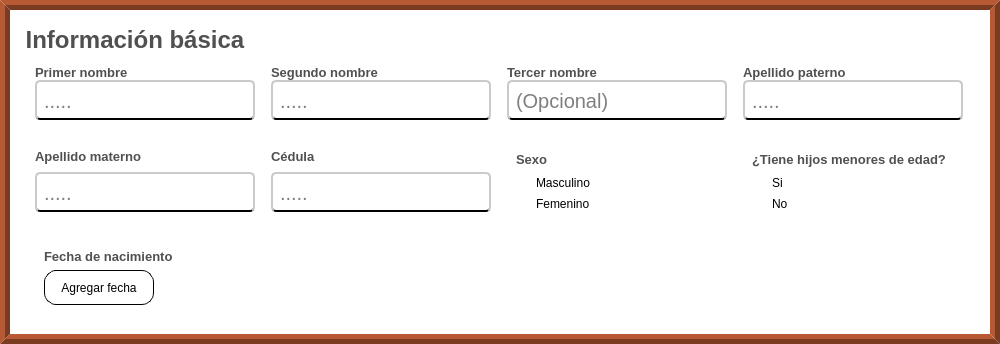
              <widget class="QFrame" name="info_basica">
               <property name="sizePolicy">
                <sizepolicy hsizetype="Preferred" vsizetype="Preferred">
                 <horstretch>0</horstretch>
                 <verstretch>10</verstretch>
                </sizepolicy>
               </property>
               <property name="minimumSize">
                <size>
                 <width>1000</width>
                 <height>330</height>
                </size>
               </property>
               <property name="styleSheet">
                <string notr="true">QFrame{
	background-color: rgb(255, 255, 255);
	border:10px ridge rgb(122, 59, 33);
}</string>
               </property>
               <property name="frameShape">
                <enum>QFrame::NoFrame</enum>
               </property>
               <property name="frameShadow">
                <enum>QFrame::Raised</enum>
               </property>
               <layout class="QVBoxLayout" name="verticalLayout_4">
                <property name="leftMargin">
                 <number>9</number>
                </property>
                <property name="topMargin">
                 <number>20</number>
                </property>
                <item>
                 <widget class="QLabel" name="label_titulo_del_segmento_info_basica">
                  <property name="maximumSize">
                   <size>
                    <width>16777215</width>
                    <height>20</height>
                   </size>
                  </property>
                  <property name="font">
                   <font>
                    <family>Arial</family>
                    <pointsize>18</pointsize>
                    <weight>75</weight>
                    <bold>true</bold>
                   </font>
                  </property>
                  <property name="styleSheet">
                   <string notr="true">QLabel{
	
	
	color: rgb(80, 80, 80);
	border:none;
	border-color: #ffffff;


}
</string>
                  </property>
                  <property name="text">
                   <string> Información básica</string>
                  </property>
                  <property name="scaledContents">
                   <bool>false</bool>
                  </property>
                 </widget>
                </item>
                <item>
                 <widget class="QFrame" name="preguntas_info_basica">
                  <property name="styleSheet">
                   <string notr="true">QFrame{border:none;}</string>
                  </property>
                  <property name="frameShape">
                   <enum>QFrame::NoFrame</enum>
                  </property>
                  <property name="frameShadow">
                   <enum>QFrame::Plain</enum>
                  </property>
                  <layout class="QGridLayout" name="gridLayout">
                   <property name="horizontalSpacing">
                    <number>9</number>
                   </property>
                   <property name="verticalSpacing">
                    <number>20</number>
                   </property>
                   <item row="0" column="0">
                    <layout class="QVBoxLayout" name="verticalLayout_12">
                     <property name="spacing">
                      <number>0</number>
                     </property>
                     <item>
                      <widget class="QLabel" name="label_primer_nombre">
                       <property name="minimumSize">
                        <size>
                         <width>0</width>
                         <height>0</height>
                        </size>
                       </property>
                       <property name="maximumSize">
                        <size>
                         <width>16777215</width>
                         <height>20</height>
                        </size>
                       </property>
                       <property name="font">
                        <font>
                         <family>Arial</family>
                         <pointsize>10</pointsize>
                         <weight>75</weight>
                         <bold>true</bold>
                        </font>
                       </property>
                       <property name="styleSheet">
                        <string notr="true">QLabel{
		
	color: rgb(80, 80, 80);

	border-color: #ffffff;


}
</string>
                       </property>
                       <property name="text">
                        <string>Primer nombre</string>
                       </property>
                       <property name="scaledContents">
                        <bool>true</bool>
                       </property>
                      </widget>
                     </item>
                     <item>
                      <widget class="QLineEdit" name="input_primer_nombre">
                       <property name="sizePolicy">
                        <sizepolicy hsizetype="Fixed" vsizetype="Fixed">
                         <horstretch>0</horstretch>
                         <verstretch>0</verstretch>
                        </sizepolicy>
                       </property>
                       <property name="minimumSize">
                        <size>
                         <width>220</width>
                         <height>40</height>
                        </size>
                       </property>
                       <property name="font">
                        <font>
                         <family>Arial</family>
                         <pointsize>15</pointsize>
                        </font>
                       </property>
                       <property name="styleSheet">
                        <string notr="true">QLineEdit{
	
	background-color: rgb(255, 255, 255);
	border-radius:5px;
	padding-left: 5px;
 padding-right:5px;
	padding-top:1px;
	border-bottom:2px solid black  ;
	border-top: 2px solid rgb(202, 202, 202);
	border-left: 2px solid rgb(202, 202, 202);
	border-right: 2px solid rgb(202, 202, 202);

}

QLineEdit:focus{

	border: 2px solid rgb(17, 192, 255)



}
</string>
                       </property>
                       <property name="placeholderText">
                        <string>.....</string>
                       </property>
                      </widget>
                     </item>
                    </layout>
                   </item>
                   <item row="0" column="1">
                    <layout class="QVBoxLayout" name="verticalLayout_13">
                     <property name="spacing">
                      <number>0</number>
                     </property>
                     <item alignment="Qt::AlignLeft">
                      <widget class="QLabel" name="label_segundo_nombre">
                       <property name="minimumSize">
                        <size>
                         <width>0</width>
                         <height>0</height>
                        </size>
                       </property>
                       <property name="maximumSize">
                        <size>
                         <width>16777215</width>
                         <height>20</height>
                        </size>
                       </property>
                       <property name="font">
                        <font>
                         <family>Arial</family>
                         <pointsize>10</pointsize>
                         <weight>75</weight>
                         <bold>true</bold>
                        </font>
                       </property>
                       <property name="styleSheet">
                        <string notr="true">QLabel{
		
	color: rgb(80, 80, 80);

	border-color: #ffffff;


}
</string>
                       </property>
                       <property name="text">
                        <string>Segundo nombre</string>
                       </property>
                       <property name="textFormat">
                        <enum>Qt::PlainText</enum>
                       </property>
                       <property name="scaledContents">
                        <bool>true</bool>
                       </property>
                      </widget>
                     </item>
                     <item>
                      <widget class="QLineEdit" name="input_segundo_nombre">
                       <property name="sizePolicy">
                        <sizepolicy hsizetype="Fixed" vsizetype="Fixed">
                         <horstretch>0</horstretch>
                         <verstretch>0</verstretch>
                        </sizepolicy>
                       </property>
                       <property name="minimumSize">
                        <size>
                         <width>220</width>
                         <height>40</height>
                        </size>
                       </property>
                       <property name="font">
                        <font>
                         <family>Arial</family>
                         <pointsize>15</pointsize>
                        </font>
                       </property>
                       <property name="styleSheet">
                        <string notr="true">QLineEdit{
	
	background-color: rgb(255, 255, 255);
	border-radius:5px;
	padding-left: 5px;
 padding-right:5px;
	padding-top:1px;
	border-bottom:2px solid black  ;
	border-top: 2px solid rgb(202, 202, 202);
	border-left: 2px solid rgb(202, 202, 202);
	border-right: 2px solid rgb(202, 202, 202);

}

QLineEdit:focus{

	border: 2px solid rgb(17, 192, 255)



}
</string>
                       </property>
                       <property name="placeholderText">
                        <string>.....</string>
                       </property>
                      </widget>
                     </item>
                    </layout>
                   </item>
                   <item row="0" column="2">
                    <layout class="QVBoxLayout" name="verticalLayout_17">
                     <property name="spacing">
                      <number>0</number>
                     </property>
                     <item alignment="Qt::AlignLeft">
                      <widget class="QLabel" name="label_tercer_nombre">
                       <property name="minimumSize">
                        <size>
                         <width>0</width>
                         <height>0</height>
                        </size>
                       </property>
                       <property name="maximumSize">
                        <size>
                         <width>16777215</width>
                         <height>20</height>
                        </size>
                       </property>
                       <property name="font">
                        <font>
                         <family>Arial</family>
                         <pointsize>10</pointsize>
                         <weight>75</weight>
                         <bold>true</bold>
                        </font>
                       </property>
                       <property name="styleSheet">
                        <string notr="true">QLabel{
		
	color: rgb(80, 80, 80);

	border-color: #ffffff;


}
</string>
                       </property>
                       <property name="text">
                        <string>Tercer nombre</string>
                       </property>
                       <property name="textFormat">
                        <enum>Qt::PlainText</enum>
                       </property>
                       <property name="scaledContents">
                        <bool>true</bool>
                       </property>
                      </widget>
                     </item>
                     <item>
                      <widget class="QLineEdit" name="input_tercer_nombre">
                       <property name="sizePolicy">
                        <sizepolicy hsizetype="Fixed" vsizetype="Fixed">
                         <horstretch>0</horstretch>
                         <verstretch>0</verstretch>
                        </sizepolicy>
                       </property>
                       <property name="minimumSize">
                        <size>
                         <width>220</width>
                         <height>40</height>
                        </size>
                       </property>
                       <property name="font">
                        <font>
                         <family>Arial</family>
                         <pointsize>15</pointsize>
                        </font>
                       </property>
                       <property name="styleSheet">
                        <string notr="true">QLineEdit{
	
	background-color: rgb(255, 255, 255);
	border-radius:5px;
	padding-left: 5px;
 padding-right:5px;
	padding-top:1px;
	border-bottom:2px solid black  ;
	border-top: 2px solid rgb(202, 202, 202);
	border-left: 2px solid rgb(202, 202, 202);
	border-right: 2px solid rgb(202, 202, 202);

}

QLineEdit:focus{

	border: 2px solid rgb(17, 192, 255)



}
</string>
                       </property>
                       <property name="placeholderText">
                        <string>(Opcional)</string>
                       </property>
                      </widget>
                     </item>
                    </layout>
                   </item>
                   <item row="0" column="3">
                    <layout class="QVBoxLayout" name="verticalLayout_14">
                     <property name="spacing">
                      <number>0</number>
                     </property>
                     <item alignment="Qt::AlignLeft">
                      <widget class="QLabel" name="label_apellido_paterno">
                       <property name="minimumSize">
                        <size>
                         <width>0</width>
                         <height>0</height>
                        </size>
                       </property>
                       <property name="maximumSize">
                        <size>
                         <width>16777215</width>
                         <height>20</height>
                        </size>
                       </property>
                       <property name="font">
                        <font>
                         <family>Arial</family>
                         <pointsize>10</pointsize>
                         <weight>75</weight>
                         <bold>true</bold>
                        </font>
                       </property>
                       <property name="styleSheet">
                        <string notr="true">QLabel{
		
	color: rgb(80, 80, 80);

	border-color: #ffffff;


}
</string>
                       </property>
                       <property name="text">
                        <string>Apellido paterno</string>
                       </property>
                       <property name="textFormat">
                        <enum>Qt::PlainText</enum>
                       </property>
                       <property name="scaledContents">
                        <bool>true</bool>
                       </property>
                      </widget>
                     </item>
                     <item>
                      <widget class="QLineEdit" name="input_apellido_paterno">
                       <property name="sizePolicy">
                        <sizepolicy hsizetype="Fixed" vsizetype="Fixed">
                         <horstretch>0</horstretch>
                         <verstretch>0</verstretch>
                        </sizepolicy>
                       </property>
                       <property name="minimumSize">
                        <size>
                         <width>220</width>
                         <height>40</height>
                        </size>
                       </property>
                       <property name="font">
                        <font>
                         <family>Arial</family>
                         <pointsize>15</pointsize>
                        </font>
                       </property>
                       <property name="styleSheet">
                        <string notr="true">QLineEdit{
	
	background-color: rgb(255, 255, 255);
	border-radius:5px;
	padding-left: 5px;
 padding-right:5px;
	padding-top:1px;
	border-bottom:2px solid black  ;
	border-top: 2px solid rgb(202, 202, 202);
	border-left: 2px solid rgb(202, 202, 202);
	border-right: 2px solid rgb(202, 202, 202);

}

QLineEdit:focus{

	border: 2px solid rgb(17, 192, 255)



}
</string>
                       </property>
                       <property name="placeholderText">
                        <string>.....</string>
                       </property>
                      </widget>
                     </item>
                    </layout>
                   </item>
                   <item row="1" column="0">
                    <layout class="QVBoxLayout" name="verticalLayout_16">
                     <property name="spacing">
                      <number>0</number>
                     </property>
                     <item alignment="Qt::AlignLeft">
                      <widget class="QLabel" name="label_apellido_materno">
                       <property name="minimumSize">
                        <size>
                         <width>0</width>
                         <height>0</height>
                        </size>
                       </property>
                       <property name="maximumSize">
                        <size>
                         <width>16777215</width>
                         <height>20</height>
                        </size>
                       </property>
                       <property name="font">
                        <font>
                         <family>Arial</family>
                         <pointsize>10</pointsize>
                         <weight>75</weight>
                         <bold>true</bold>
                        </font>
                       </property>
                       <property name="styleSheet">
                        <string notr="true">QLabel{
		
	color: rgb(80, 80, 80);

	border-color: #ffffff;


}
</string>
                       </property>
                       <property name="text">
                        <string>Apellido materno</string>
                       </property>
                       <property name="textFormat">
                        <enum>Qt::PlainText</enum>
                       </property>
                       <property name="scaledContents">
                        <bool>true</bool>
                       </property>
                      </widget>
                     </item>
                     <item>
                      <widget class="QLineEdit" name="input_apellido_materno">
                       <property name="sizePolicy">
                        <sizepolicy hsizetype="Fixed" vsizetype="Fixed">
                         <horstretch>0</horstretch>
                         <verstretch>0</verstretch>
                        </sizepolicy>
                       </property>
                       <property name="minimumSize">
                        <size>
                         <width>220</width>
                         <height>40</height>
                        </size>
                       </property>
                       <property name="font">
                        <font>
                         <family>Arial</family>
                         <pointsize>15</pointsize>
                        </font>
                       </property>
                       <property name="styleSheet">
                        <string notr="true">QLineEdit{
	
	background-color: rgb(255, 255, 255);
	border-radius:5px;
	padding-left: 5px;
 padding-right:5px;
	padding-top:1px;
	border-bottom:2px solid black  ;
	border-top: 2px solid rgb(202, 202, 202);
	border-left: 2px solid rgb(202, 202, 202);
	border-right: 2px solid rgb(202, 202, 202);

}

QLineEdit:focus{

	border: 2px solid rgb(17, 192, 255)



}
</string>
                       </property>
                       <property name="placeholderText">
                        <string>.....</string>
                       </property>
                      </widget>
                     </item>
                    </layout>
                   </item>
                   <item row="1" column="1">
                    <layout class="QVBoxLayout" name="verticalLayout_15">
                     <property name="spacing">
                      <number>0</number>
                     </property>
                     <item alignment="Qt::AlignLeft">
                      <widget class="QLabel" name="label_cedula">
                       <property name="minimumSize">
                        <size>
                         <width>0</width>
                         <height>0</height>
                        </size>
                       </property>
                       <property name="maximumSize">
                        <size>
                         <width>16777215</width>
                         <height>20</height>
                        </size>
                       </property>
                       <property name="font">
                        <font>
                         <family>Arial</family>
                         <pointsize>10</pointsize>
                         <weight>75</weight>
                         <bold>true</bold>
                        </font>
                       </property>
                       <property name="styleSheet">
                        <string notr="true">QLabel{
		
	color: rgb(80, 80, 80);

	border-color: #ffffff;


}
</string>
                       </property>
                       <property name="text">
                        <string>Cédula</string>
                       </property>
                       <property name="textFormat">
                        <enum>Qt::PlainText</enum>
                       </property>
                       <property name="scaledContents">
                        <bool>true</bool>
                       </property>
                      </widget>
                     </item>
                     <item>
                      <widget class="QLineEdit" name="input_cedula">
                       <property name="sizePolicy">
                        <sizepolicy hsizetype="Fixed" vsizetype="Fixed">
                         <horstretch>0</horstretch>
                         <verstretch>20</verstretch>
                        </sizepolicy>
                       </property>
                       <property name="minimumSize">
                        <size>
                         <width>220</width>
                         <height>40</height>
                        </size>
                       </property>
                       <property name="font">
                        <font>
                         <family>Arial</family>
                         <pointsize>15</pointsize>
                        </font>
                       </property>
                       <property name="styleSheet">
                        <string notr="true">QLineEdit{
	
	background-color: rgb(255, 255, 255);
	border-radius:5px;
	padding-left: 5px;
 padding-right:5px;
	padding-top:1px;
	border-bottom:2px solid black  ;
	border-top: 2px solid rgb(202, 202, 202);
	border-left: 2px solid rgb(202, 202, 202);
	border-right: 2px solid rgb(202, 202, 202);

}

QLineEdit:focus{

	border: 2px solid rgb(17, 192, 255)



}
</string>
                       </property>
                       <property name="placeholderText">
                        <string>.....</string>
                       </property>
                      </widget>
                     </item>
                    </layout>
                   </item>
                   <item row="1" column="2">
                    <widget class="QFrame" name="espacio_sexo">
                     <property name="minimumSize">
                      <size>
                       <width>0</width>
                       <height>0</height>
                      </size>
                     </property>
                     <property name="maximumSize">
                      <size>
                       <width>16777215</width>
                       <height>100</height>
                      </size>
                     </property>
                     <property name="styleSheet">
                      <string notr="true">border:none;</string>
                     </property>
                     <layout class="QVBoxLayout" name="verticalLayout_5">
                      <item>
                       <widget class="QLabel" name="label_sexo">
                        <property name="minimumSize">
                         <size>
                          <width>0</width>
                          <height>20</height>
                         </size>
                        </property>
                        <property name="maximumSize">
                         <size>
                          <width>16777215</width>
                          <height>20</height>
                         </size>
                        </property>
                        <property name="font">
                         <font>
                          <family>Arial</family>
                          <pointsize>10</pointsize>
                          <weight>75</weight>
                          <bold>true</bold>
                         </font>
                        </property>
                        <property name="styleSheet">
                         <string notr="true">QLabel{
		
	color: rgb(80, 80, 80);

	border-color: #ffffff;


}
</string>
                        </property>
                        <property name="text">
                         <string>Sexo</string>
                        </property>
                        <property name="scaledContents">
                         <bool>false</bool>
                        </property>
                       </widget>
                      </item>
                      <item alignment="Qt::AlignLeft">
                       <widget class="QRadioButton" name="input_sexo_masculino">
                        <property name="styleSheet">
                         <string notr="true">QRadioButton{

	background:transparent;
	font: 75 10pt &quot;Arial&quot;;
	border-color:#ffffff;

}</string>
                        </property>
                        <property name="text">
                         <string>Masculino</string>
                        </property>
                       </widget>
                      </item>
                      <item alignment="Qt::AlignLeft">
                       <widget class="QRadioButton" name="input_sexo_femenino">
                        <property name="styleSheet">
                         <string notr="true">QRadioButton{

	background:transparent;
	font: 75 10pt &quot;Arial&quot;;
	border-color:#ffffff;

}</string>
                        </property>
                        <property name="text">
                         <string>Femenino</string>
                        </property>
                       </widget>
                      </item>
                     </layout>
                    </widget>
                   </item>
                   <item row="1" column="3">
                    <widget class="QFrame" name="espacio_hijos">
                     <property name="maximumSize">
                      <size>
                       <width>250</width>
                       <height>100</height>
                      </size>
                     </property>
                     <property name="styleSheet">
                      <string notr="true">border:none;</string>
                     </property>
                     <layout class="QVBoxLayout" name="verticalLayout_6">
                      <item>
                       <widget class="QLabel" name="label_tiene_hijos">
                        <property name="font">
                         <font>
                          <family>Arial</family>
                          <pointsize>10</pointsize>
                          <weight>75</weight>
                          <bold>true</bold>
                         </font>
                        </property>
                        <property name="styleSheet">
                         <string notr="true">QLabel{
		
	color: rgb(80, 80, 80);

	border-color: #ffffff;


}
</string>
                        </property>
                        <property name="text">
                         <string>¿Tiene hijos menores de edad?</string>
                        </property>
                        <property name="scaledContents">
                         <bool>false</bool>
                        </property>
                       </widget>
                      </item>
                      <item>
                       <widget class="QRadioButton" name="input_si">
                        <property name="minimumSize">
                         <size>
                          <width>0</width>
                          <height>0</height>
                         </size>
                        </property>
                        <property name="maximumSize">
                         <size>
                          <width>50</width>
                          <height>16777215</height>
                         </size>
                        </property>
                        <property name="styleSheet">
                         <string notr="true">QRadioButton{

	background:transparent;
	font: 75 10pt &quot;Arial&quot;;
	border-color:#ffffff;

}</string>
                        </property>
                        <property name="text">
                         <string>Si</string>
                        </property>
                       </widget>
                      </item>
                      <item>
                       <widget class="QRadioButton" name="input_no">
                        <property name="minimumSize">
                         <size>
                          <width>0</width>
                          <height>0</height>
                         </size>
                        </property>
                        <property name="maximumSize">
                         <size>
                          <width>50</width>
                          <height>16777215</height>
                         </size>
                        </property>
                        <property name="styleSheet">
                         <string notr="true">QRadioButton{

	background:transparent;
	font: 75 10pt &quot;Arial&quot;;
	border-color:#ffffff;

}</string>
                        </property>
                        <property name="text">
                         <string>No</string>
                        </property>
                       </widget>
                      </item>
                     </layout>
                    </widget>
                   </item>
                   <item row="2" column="0">
                    <widget class="QFrame" name="espacio_fecha_nacimiento">
                     <property name="maximumSize">
                      <size>
                       <width>16777215</width>
                       <height>100</height>
                      </size>
                     </property>
                     <property name="styleSheet">
                      <string notr="true">border:none;</string>
                     </property>
                     <layout class="QGridLayout" name="gridLayout_2">
                      <item row="0" column="0" colspan="2" alignment="Qt::AlignLeft">
                       <widget class="QLabel" name="label_fecha_de_nacimiento">
                        <property name="font">
                         <font>
                          <family>Arial</family>
                          <pointsize>10</pointsize>
                          <weight>75</weight>
                          <bold>true</bold>
                         </font>
                        </property>
                        <property name="styleSheet">
                         <string notr="true">QLabel{
		
	color: rgb(80, 80, 80);

	border-color: #ffffff;


}
</string>
                        </property>
                        <property name="text">
                         <string>Fecha de nacimiento</string>
                        </property>
                        <property name="scaledContents">
                         <bool>false</bool>
                        </property>
                       </widget>
                      </item>
                      <item row="1" column="0">
                       <widget class="QPushButton" name="boton_para_agregar_fecha">
                        <property name="minimumSize">
                         <size>
                          <width>110</width>
                          <height>35</height>
                         </size>
                        </property>
                        <property name="cursor">
                         <cursorShape>PointingHandCursor</cursorShape>
                        </property>
                        <property name="styleSheet">
                         <string notr="true">QPushButton{

	border: 1px solid black;
	border-radius:12px;
	background-color: rgb(255, 255, 255);
}

QPushButton:hover{

	background-color: rgb(199, 199, 199)
}</string>
                        </property>
                        <property name="text">
                         <string>Agregar fecha</string>
                        </property>
                        <property name="icon">
                         <iconset>
                          <normaloff>../recursos_de_imagenes/iconos_de_interfaz/calendario.png</normaloff>../recursos_de_imagenes/iconos_de_interfaz/calendario.png</iconset>
                        </property>
                        <property name="iconSize">
                         <size>
                          <width>20</width>
                          <height>20</height>
                         </size>
                        </property>
                       </widget>
                      </item>
                      <item row="1" column="1">
                       <widget class="QLabel" name="label_mostrar_fecha">
                        <property name="font">
                         <font>
                          <family>Arial</family>
                          <pointsize>10</pointsize>
                          <weight>75</weight>
                          <bold>true</bold>
                         </font>
                        </property>
                        <property name="styleSheet">
                         <string notr="true">QLabel{

	border:0px;


}</string>
                        </property>
                        <property name="text">
                         <string/>
                        </property>
                       </widget>
                      </item>
                     </layout>
                    </widget>
                   </item>
                  </layout>
                  <zorder>espacio_fecha_nacimiento</zorder>
                  <zorder>espacio_hijos</zorder>
                  <zorder>espacio_sexo</zorder>
                 </widget>
                </item>
               </layout>
              </widget>
